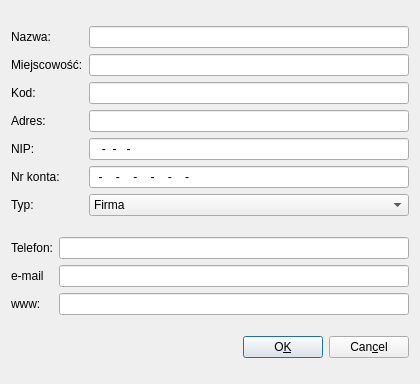
<ui version="4.0" >
 <class>Form4</class>
 <widget class="QDialog" name="Form4" >
  <property name="geometry" >
   <rect>
    <x>0</x>
    <y>0</y>
    <width>420</width>
    <height>384</height>
   </rect>
  </property>
  <property name="windowTitle" >
   <string>Dodaj kontrahenta</string>
  </property>
  <layout class="QGridLayout" >
   <item row="2" column="0" >
    <layout class="QHBoxLayout" >
     <item>
      <spacer>
       <property name="orientation" >
        <enum>Qt::Horizontal</enum>
       </property>
       <property name="sizeType" >
        <enum>QSizePolicy::Expanding</enum>
       </property>
       <property name="sizeHint" >
        <size>
         <width>40</width>
         <height>20</height>
        </size>
       </property>
      </spacer>
     </item>
     <item>
      <widget class="QPushButton" name="okButton" >
       <property name="text" >
        <string>O&amp;K</string>
       </property>
       <property name="shortcut" >
        <string>Alt+K</string>
       </property>
      </widget>
     </item>
     <item>
      <widget class="QPushButton" name="cancelButton" >
       <property name="text" >
        <string>Can&amp;cel</string>
       </property>
       <property name="shortcut" >
        <string>Alt+C</string>
       </property>
      </widget>
     </item>
    </layout>
   </item>
   <item row="1" column="0" >
    <layout class="QHBoxLayout" >
     <item>
      <layout class="QVBoxLayout" >
       <item>
        <widget class="QLabel" name="textLabel5_2" >
         <property name="text" >
          <string>Telefon:</string>
         </property>
         <property name="wordWrap" >
          <bool>false</bool>
         </property>
        </widget>
       </item>
       <item>
        <widget class="QLabel" name="textLabel5_2_2" >
         <property name="text" >
          <string>e-mail</string>
         </property>
         <property name="wordWrap" >
          <bool>false</bool>
         </property>
        </widget>
       </item>
       <item>
        <widget class="QLabel" name="textLabel5_2_2_2" >
         <property name="text" >
          <string>www:</string>
         </property>
         <property name="wordWrap" >
          <bool>false</bool>
         </property>
        </widget>
       </item>
      </layout>
     </item>
     <item>
      <layout class="QVBoxLayout" >
       <item>
        <widget class="QLineEdit" name="telefonEdit" />
       </item>
       <item>
        <widget class="QLineEdit" name="emailEdit" />
       </item>
       <item>
        <widget class="QLineEdit" name="wwwEdit" />
       </item>
      </layout>
     </item>
    </layout>
   </item>
   <item row="0" column="0" >
    <layout class="QHBoxLayout" >
     <item>
      <layout class="QVBoxLayout" >
       <item>
        <widget class="QLabel" name="textLabel1" >
         <property name="text" >
          <string>Nazwa:</string>
         </property>
         <property name="wordWrap" >
          <bool>false</bool>
         </property>
        </widget>
       </item>
       <item>
        <widget class="QLabel" name="textLabel3" >
         <property name="text" >
          <string>Miejscowość:</string>
         </property>
         <property name="wordWrap" >
          <bool>false</bool>
         </property>
        </widget>
       </item>
       <item>
        <widget class="QLabel" name="textLabel4" >
         <property name="text" >
          <string>Kod:</string>
         </property>
         <property name="wordWrap" >
          <bool>false</bool>
         </property>
        </widget>
       </item>
       <item>
        <widget class="QLabel" name="textLabel2" >
         <property name="text" >
          <string>Adres:</string>
         </property>
         <property name="wordWrap" >
          <bool>false</bool>
         </property>
        </widget>
       </item>
       <item>
        <widget class="QLabel" name="textLabel2_2" >
         <property name="text" >
          <string>NIP:</string>
         </property>
         <property name="wordWrap" >
          <bool>false</bool>
         </property>
        </widget>
       </item>
       <item>
        <widget class="QLabel" name="textLabel5" >
         <property name="text" >
          <string>Nr konta:</string>
         </property>
         <property name="wordWrap" >
          <bool>false</bool>
         </property>
        </widget>
       </item>
       <item>
        <widget class="QLabel" name="textLabel6" >
         <property name="text" >
          <string>Typ:</string>
         </property>
         <property name="wordWrap" >
          <bool>false</bool>
         </property>
        </widget>
       </item>
      </layout>
     </item>
     <item>
      <layout class="QVBoxLayout" >
       <item>
        <widget class="QLineEdit" name="nameEdit" />
       </item>
       <item>
        <widget class="QLineEdit" name="placeEdit" />
       </item>
       <item>
        <widget class="QLineEdit" name="codeEdit" />
       </item>
       <item>
        <widget class="QLineEdit" name="addressEdit" />
       </item>
       <item>
        <widget class="QLineEdit" name="nipEdit" >
         <property name="inputMask" >
          <string>999-99-999-99; </string>
         </property>
        </widget>
       </item>
       <item>
        <widget class="QLineEdit" name="accountEdit" >
         <property name="inputMask" >
          <string>99-9999-9999-9999-9999-9999-9999; </string>
         </property>
        </widget>
       </item>
       <item>
        <widget class="QComboBox" name="typeCombo" >
         <item>
          <property name="text" >
           <string>Firma</string>
          </property>
         </item>
         <item>
          <property name="text" >
           <string>Urząd</string>
          </property>
         </item>
        </widget>
       </item>
      </layout>
     </item>
    </layout>
   </item>
  </layout>
 </widget>
 <layoutdefault spacing="6" margin="11" />
 <pixmapfunction>qPixmapFromMimeSource</pixmapfunction>
 <resources/>
 <connections>
  <connection>
   <sender>cancelButton</sender>
   <signal>clicked()</signal>
   <receiver>Form4</receiver>
   <slot>close()</slot>
   <hints>
    <hint type="sourcelabel" >
     <x>20</x>
     <y>20</y>
    </hint>
    <hint type="destinationlabel" >
     <x>20</x>
     <y>20</y>
    </hint>
   </hints>
  </connection>
  <connection>
   <sender>okButton</sender>
   <signal>clicked()</signal>
   <receiver>Form4</receiver>
   <slot>okClick()</slot>
   <hints>
    <hint type="sourcelabel" >
     <x>20</x>
     <y>20</y>
    </hint>
    <hint type="destinationlabel" >
     <x>20</x>
     <y>20</y>
    </hint>
   </hints>
  </connection>
 </connections>
</ui>
